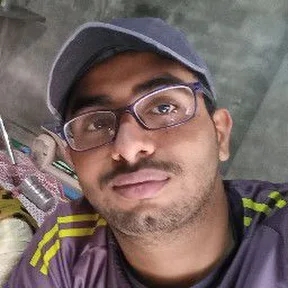
#> input picture Open_CV/Chapter/assets/f.png, 288 x 288 px
$ jupyter execute unit_16.ipynb
#> lines starting #> are read from the running program, lines starting #| are printed output that depends on the picture
<h1 style="color:red;">Unit: 16</h1>

### Joining 2 images !

[cell 1]
# import libraries !
import cv2 as cv
import numpy as np

[cell 2]
img = cv.imread("assets/f.png")
#> img is the input picture: shape (288, 288, 3); mean B, G, R 98.8, 103.1, 120.5

[cell 3]
# Stacking same images

# 1). Horizontal stack
hor_img = np.hstack((img, img))
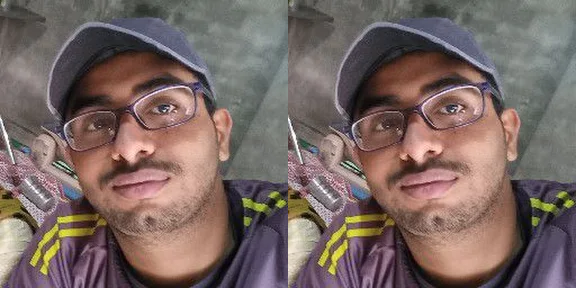
#> hor_img: shape (288, 576, 3); mean B, G, R 98.8, 103.1, 120.5


# 2). Vertical stack
vert_img = np.vstack((img, img))
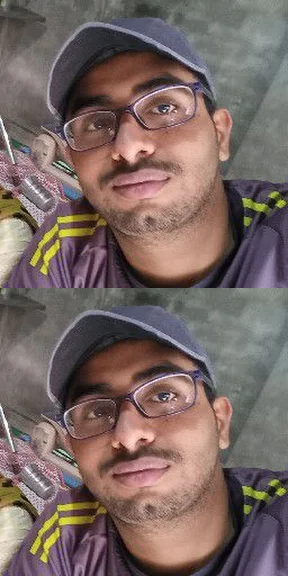
#> vert_img: shape (576, 288, 3); mean B, G, R 98.8, 103.1, 120.5

# cv.imshow("Horizotal image", hor_img)
cv.imshow("Verticle image", vert_img)
cv.waitKey(0)
cv.destroyAllWindows()

$ run again, with Open_CV/Chapter/assets/1.png copied over Open_CV/Chapter/assets/f.png
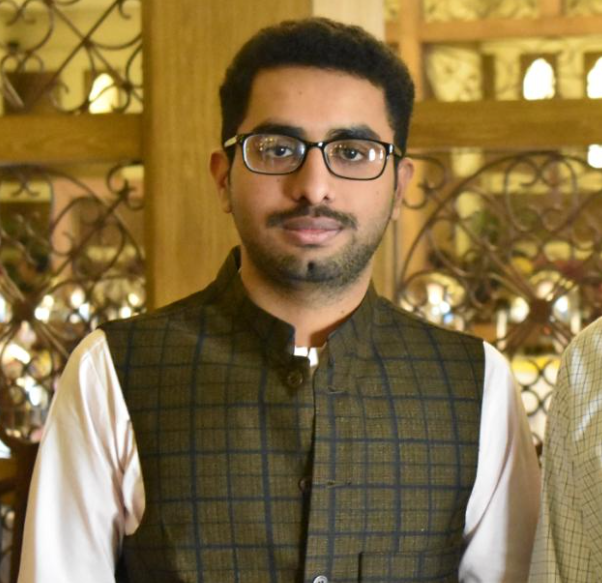
#> input picture Open_CV/Chapter/assets/1.png, 602 x 583 px
#> img is the input picture: shape (583, 602, 3); mean B, G, R 66.7, 110.3, 132.6
#> `hor_img = np.hstack((img, img))`:
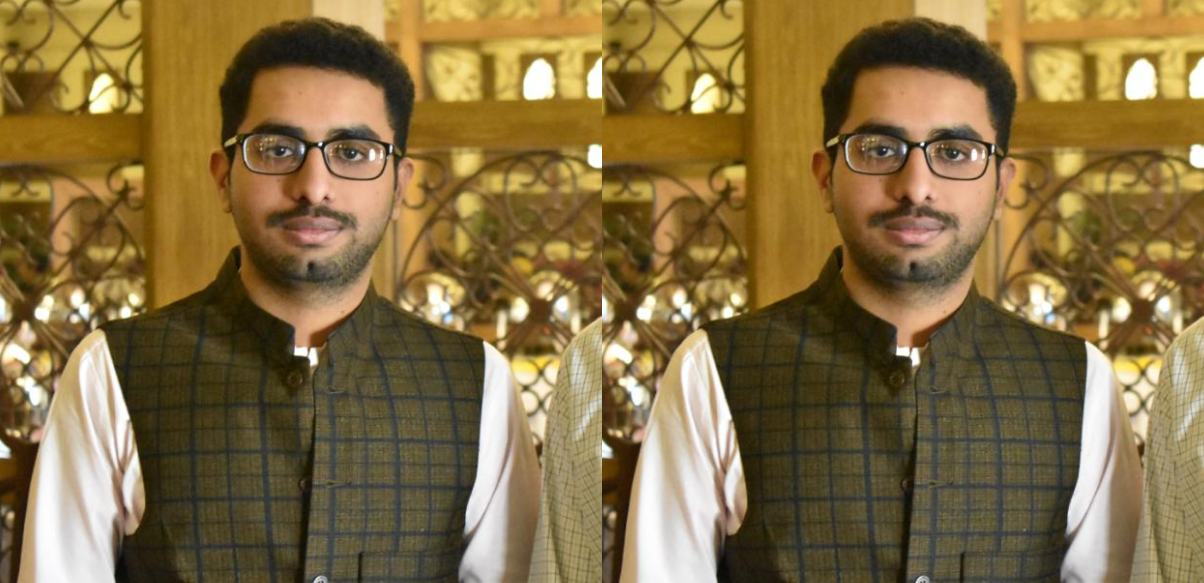
#> hor_img: shape (583, 1204, 3); mean B, G, R 66.7, 110.3, 132.6
#> `vert_img = np.vstack((img, img))`:
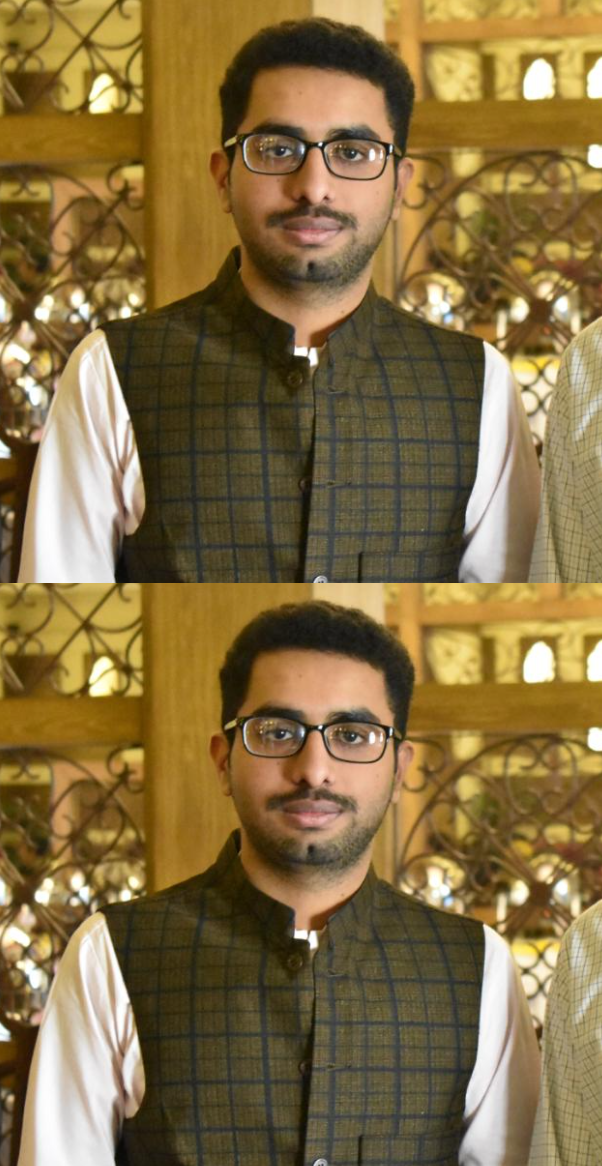
#> vert_img: shape (1166, 602, 3); mean B, G, R 66.7, 110.3, 132.6
